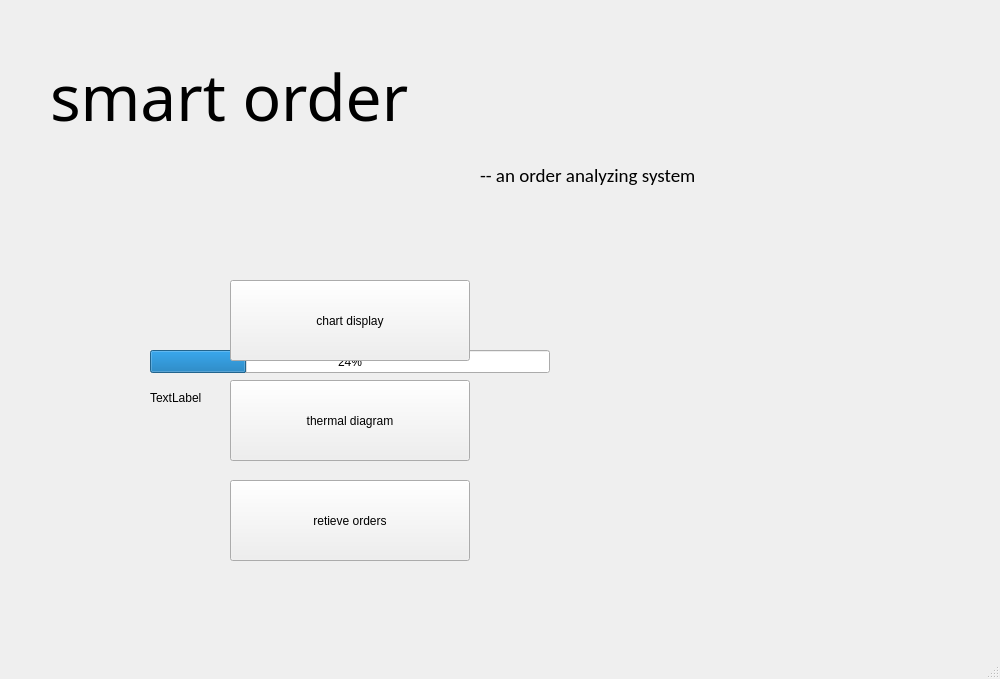
<?xml version="1.0" encoding="UTF-8"?>
<ui version="4.0">
 <class>StartingWindow</class>
 <widget class="QMainWindow" name="StartingWindow">
  <property name="geometry">
   <rect>
    <x>0</x>
    <y>0</y>
    <width>1000</width>
    <height>679</height>
   </rect>
  </property>
  <property name="windowTitle">
   <string>StartingWindow</string>
  </property>
  <widget class="QWidget" name="centralwidget">
   <widget class="QProgressBar" name="progressBar">
    <property name="geometry">
     <rect>
      <x>150</x>
      <y>350</y>
      <width>400</width>
      <height>23</height>
     </rect>
    </property>
    <property name="value">
     <number>24</number>
    </property>
   </widget>
   <widget class="QPushButton" name="pushButton">
    <property name="geometry">
     <rect>
      <x>230</x>
      <y>280</y>
      <width>240</width>
      <height>81</height>
     </rect>
    </property>
    <property name="text">
     <string>chart display</string>
    </property>
   </widget>
   <widget class="QLabel" name="label">
    <property name="geometry">
     <rect>
      <x>150</x>
      <y>390</y>
      <width>400</width>
      <height>16</height>
     </rect>
    </property>
    <property name="text">
     <string>TextLabel</string>
    </property>
   </widget>
   <widget class="QPushButton" name="pushButton_2">
    <property name="geometry">
     <rect>
      <x>230</x>
      <y>380</y>
      <width>240</width>
      <height>81</height>
     </rect>
    </property>
    <property name="text">
     <string>thermal diagram</string>
    </property>
   </widget>
   <widget class="QPushButton" name="pushButton_3">
    <property name="geometry">
     <rect>
      <x>230</x>
      <y>480</y>
      <width>240</width>
      <height>81</height>
     </rect>
    </property>
    <property name="text">
     <string>retieve orders</string>
    </property>
   </widget>
   <widget class="QLabel" name="label_2">
    <property name="geometry">
     <rect>
      <x>670</x>
      <y>220</y>
      <width>341</width>
      <height>391</height>
     </rect>
    </property>
    <property name="styleSheet">
     <string notr="true">image: url(:/new/prefix1/picture/taxi.png);</string>
    </property>
    <property name="text">
     <string/>
    </property>
   </widget>
   <widget class="QLabel" name="label_3">
    <property name="geometry">
     <rect>
      <x>50</x>
      <y>60</y>
      <width>531</width>
      <height>71</height>
     </rect>
    </property>
    <property name="font">
     <font>
      <family>Segoe Script</family>
      <pointsize>48</pointsize>
     </font>
    </property>
    <property name="text">
     <string>smart order</string>
    </property>
   </widget>
   <widget class="QLabel" name="label_4">
    <property name="geometry">
     <rect>
      <x>480</x>
      <y>160</y>
      <width>281</width>
      <height>31</height>
     </rect>
    </property>
    <property name="font">
     <font>
      <family>Calibri</family>
      <pointsize>14</pointsize>
     </font>
    </property>
    <property name="text">
     <string>-- an order analyzing system</string>
    </property>
   </widget>
  </widget>
  <widget class="QMenuBar" name="menubar">
   <property name="geometry">
    <rect>
     <x>0</x>
     <y>0</y>
     <width>1000</width>
     <height>26</height>
    </rect>
   </property>
  </widget>
  <widget class="QStatusBar" name="statusbar"/>
 </widget>
 <resources/>
 <connections/>
</ui>
